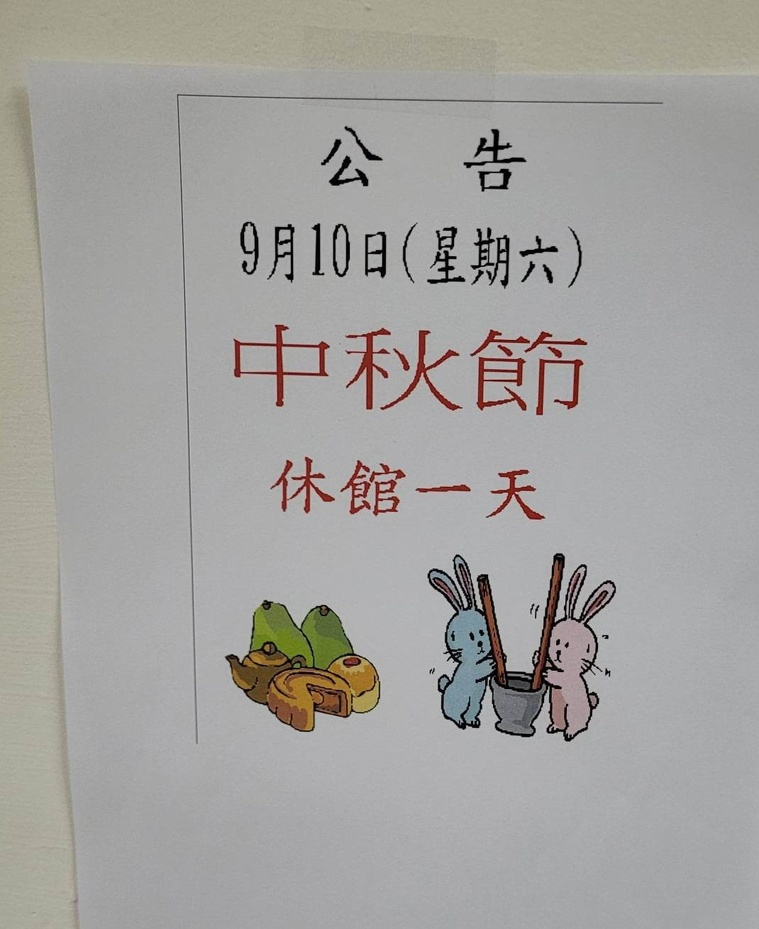
#> input picture lab2/pic1.jpg, 759 x 929 px, shrunk from 1070 x 1309 before the run
$ python 'from PIL import Image.py'
#> lines starting #> are read from the running program, lines starting #| are printed output that depends on the picture
import PIL
from PIL import Image
import matplotlib.pyplot as plt
import numpy as np
import PIL.ImageOps

img = Image.open("pic1.jpg")
#> img is the input picture: PIL image 759x929 RGB; mean R, G, B 163, 161.3, 158.5
grayImg = img.convert('L')#轉成灰階圖片
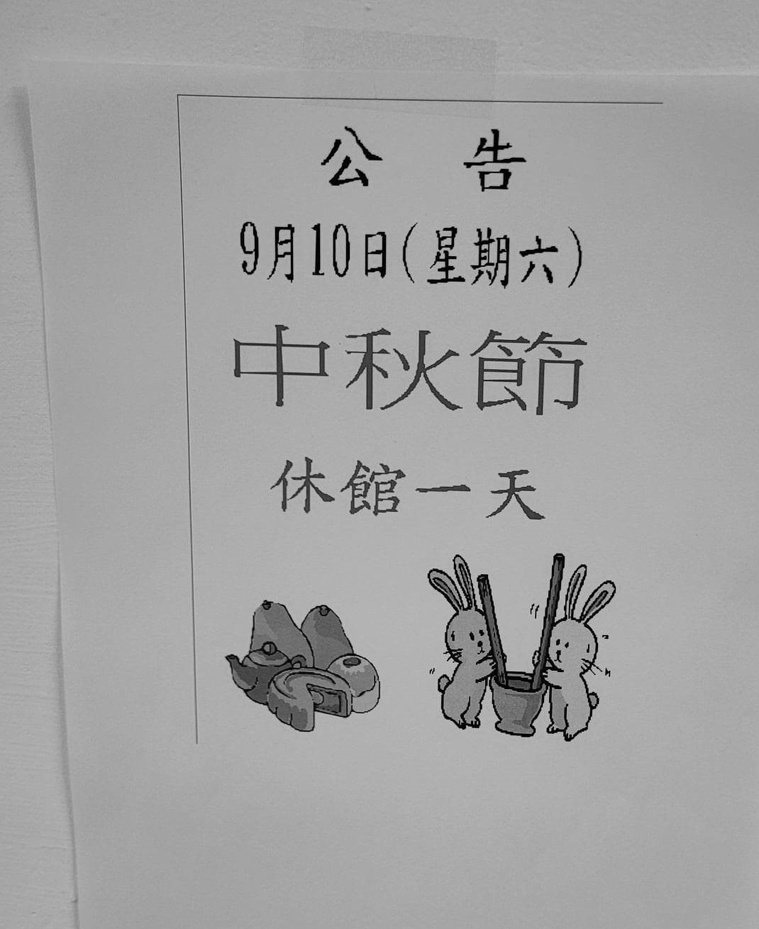
#> grayImg: PIL image 759x929 L; min 0, max 210, mean 161.5
#grayImg.save('newimg.png')
invert = PIL.ImageOps.invert(grayImg)
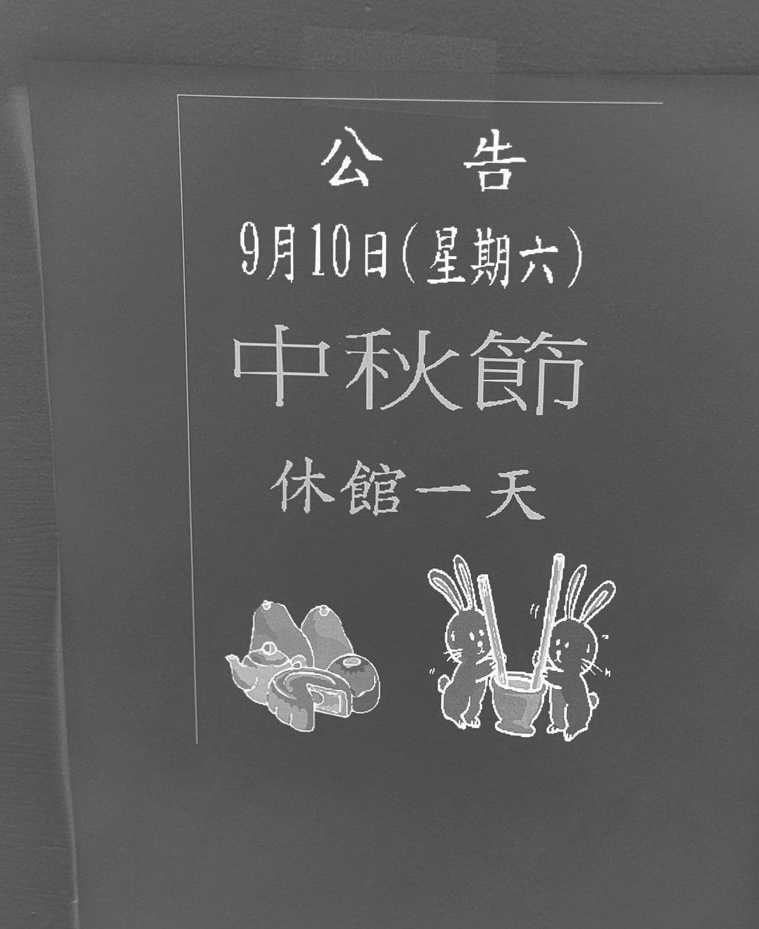
#> invert: PIL image 759x929 L; min 45, max 255, mean 93.5

invert.show()#photo name.show()
